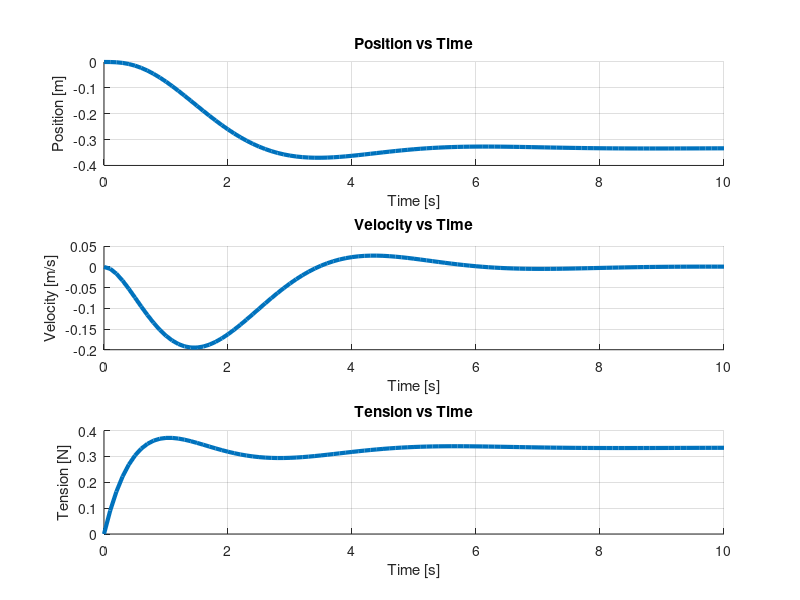
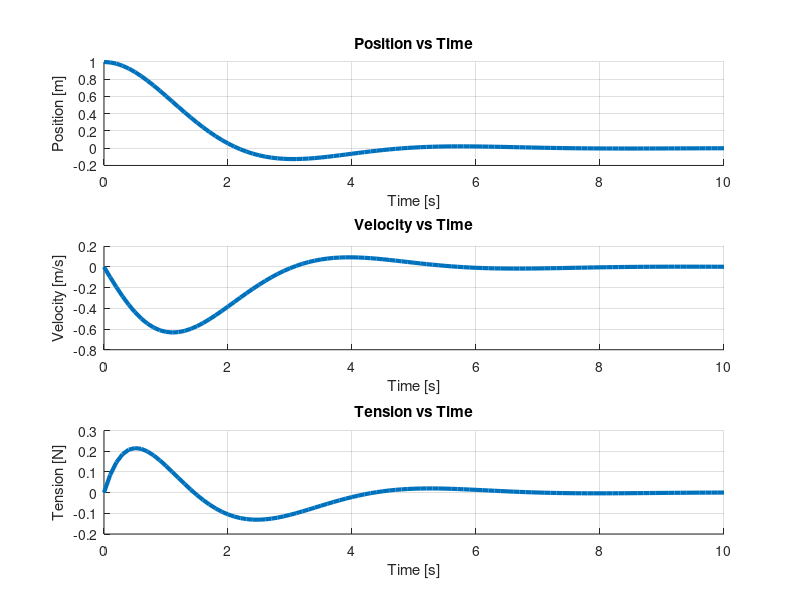

MATLAB code to generate these figures, in order:
%% Hill Muscle With Mass Analysis

% Clear Everything.
clear, close('all'), clc


%% Setup the Problem.

% Define the system variables.
m = 1;
c = 1;
k = 1;
kse = 1;
kpe = 1;
b = 1;

% Define the system matrix.
A = [ 0 1 0; -(k/m) -(c/m) -(1/m); (kse*kpe)/b kse -(kse/b)*(1 + kpe/kse) ];
B = [ 0; 0; kse/b ];
C = eye(3);
D = 0;

% Create the state space system.
Gss = ss( A, B, C, D );


%% Generate the Step Response.

% Define the simulation duration.
tfinal = 10;

% Compute the step response.
[ ys, ts ] = step( Gss, tfinal );

% Plot the step response.
figure( 'Color', 'w', 'Name', 'Hill Muscle with Mass Step Response' )
subplot( 3, 1, 1 ), hold on, grid on, xlabel('Time [s]'), ylabel('Position [m]'), title('Position vs Time'), plot( ts, ys(:, 1), '-', 'Linewidth', 3 )
subplot( 3, 1, 2 ), hold on, grid on, xlabel('Time [s]'), ylabel('Velocity [m/s]'), title('Velocity vs Time'), plot( ts, ys(:, 2), '-', 'Linewidth', 3 )
subplot( 3, 1, 3 ), hold on, grid on, xlabel('Time [s]'), ylabel('Tension [N]'), title('Tension vs Time'), plot( ts, ys(:, 3), '-', 'Linewidth', 3 )


%% Simulate the Hill Muscle Model.

% Define the system initial condition.
% x0 = [ 0; 0; 0 ];
x0 = [ 1; 0; 0 ];

% Define the simulation duration.
tfinal = 10;

% Compute the system response.
[ ys, ts ] = initial( Gss, x0, tfinal );

% Plot the system states.
figure( 'Color', 'w', 'Name', 'Hill Muscle With Mass State Response' )
subplot( 3, 1, 1 ), hold on, grid on, xlabel('Time [s]'), ylabel('Position [m]'), title('Position vs Time'), plot( ts, ys(:, 1), '-', 'Linewidth', 3 )
subplot( 3, 1, 2 ), hold on, grid on, xlabel('Time [s]'), ylabel('Velocity [m/s]'), title('Velocity vs Time'), plot( ts, ys(:, 2), '-', 'Linewidth', 3 )
subplot( 3, 1, 3 ), hold on, grid on, xlabel('Time [s]'), ylabel('Tension [N]'), title('Tension vs Time'), plot( ts, ys(:, 3), '-', 'Linewidth', 3 )
